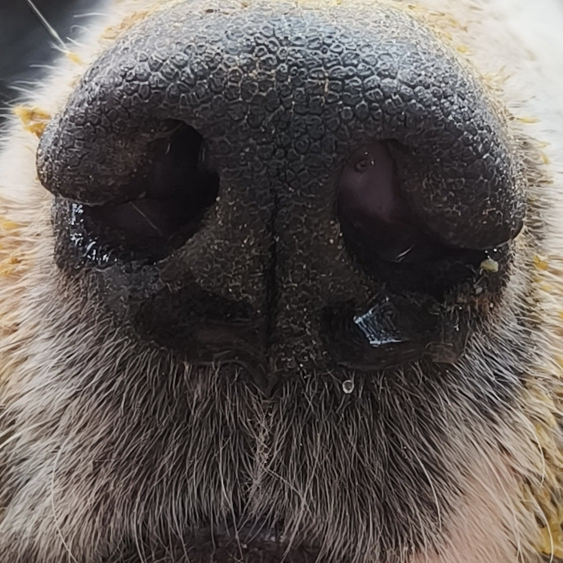
#> input picture 002.jpg, 1126 x 1126 px (shown at 1/2 size)
$ python -i preprocessing.py   (imports and definitions only)
#> lines starting #> are read from the running program, lines starting #| are printed output that depends on the picture
#> further down, picture is the input picture: shape (1126, 1126, 3); mean B, G, R 86.1, 89.2, 95.8
# ─────────────────────────────────────────────
#  preprocessing.py · Image Preprocessing
#  Pipeline: resize → grayscale → CLAHE
# ─────────────────────────────────────────────

import cv2
import numpy as np
from typing import Tuple

from config import TARGET_SIZE


def resize_image(img: np.ndarray,
                 target_size: Tuple[int, int] = TARGET_SIZE) -> np.ndarray:
    """
    Resize to a fixed square while preserving aspect ratio with padding.
    Padding colour is black (0).
    """
#> called with target_size = (256, 256)
    h, w = img.shape[:2]
#> h = 1126; w = 1126
    target_w, target_h = target_size

    scale = min(target_w / w, target_h / h)
#> scale = 0.227
    new_w = int(w * scale)
#> new_w = 256
    new_h = int(h * scale)
#> new_h = 256

    resized = cv2.resize(img, (new_w, new_h), interpolation=cv2.INTER_LANCZOS4)
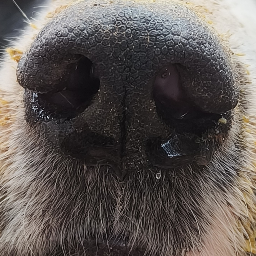
#> resized: shape (256, 256, 3); mean B, G, R 86.1, 89.2, 95.8

    # Centre-pad to exact target size
    canvas = np.zeros((target_h, target_w) + img.shape[2:], dtype=np.uint8)
    y_off  = (target_h - new_h) // 2
#> y_off = 0
    x_off  = (target_w - new_w) // 2
#> x_off = 0
    canvas[y_off:y_off + new_h, x_off:x_off + new_w] = resized

    return canvas


def convert_to_grayscale(img: np.ndarray) -> np.ndarray:
    """Convert BGR image to grayscale."""
    if img.ndim == 2:
        return img   # already grayscale
    return cv2.cvtColor(img, cv2.COLOR_BGR2GRAY)
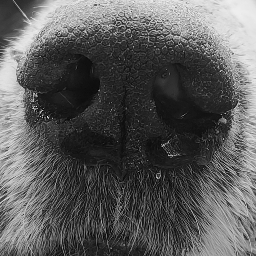
#> returned value: shape (256, 256); min 0, max 239, mean 90.8


def apply_clahe(gray: np.ndarray,
                clip_limit: float = 2.0,
                tile_size: Tuple[int, int] = (8, 8)) -> np.ndarray:
    """
    CLAHE (Contrast Limited Adaptive Histogram Equalization).
    Boosts local contrast on nose texture before Retinex.
    """
#> called with clip_limit = 2, tile_size = (8, 8)
    clahe = cv2.createCLAHE(clipLimit=clip_limit, tileGridSize=tile_size)
    return clahe.apply(gray)
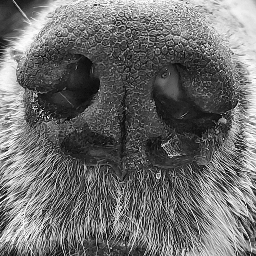
#> returned value: shape (256, 256); min 0, max 255, mean 109.3


def preprocess_image(img: np.ndarray) -> np.ndarray:
    """
    Full preprocessing chain:
      raw BGR  →  resize  →  grayscale  →  CLAHE
    Returns uint8 grayscale image of shape TARGET_SIZE.
    """
    img_resized = resize_image(img)
    img_gray    = convert_to_grayscale(img_resized)
    img_clahe   = apply_clahe(img_gray)
    print(f"[Preprocess] Output shape={img_clahe.shape}  dtype={img_clahe.dtype}")
#| [Preprocess] Output shape=(256, 256)  dtype=uint8
    return img_clahe

>>> import cv2
>>> picture = cv2.imread('002.jpg')
>>> result = preprocess_image(picture)
